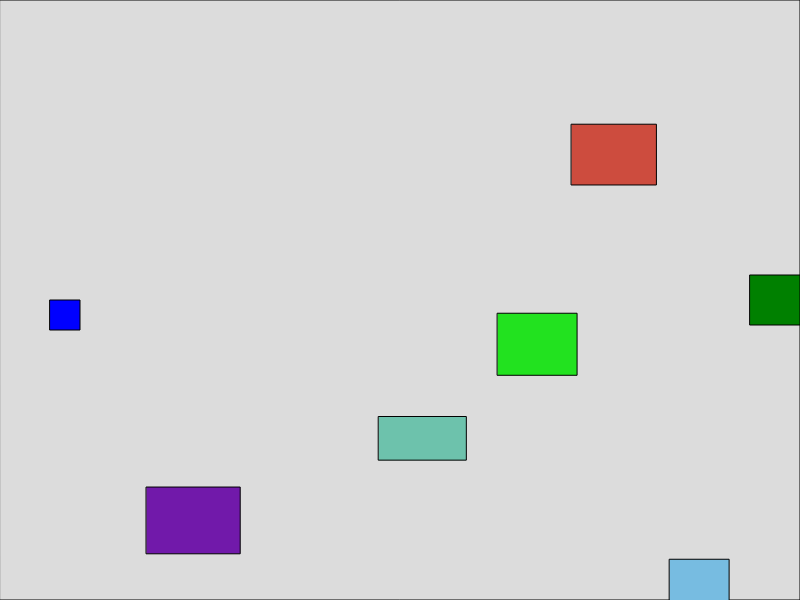
Frame 1 (no input)
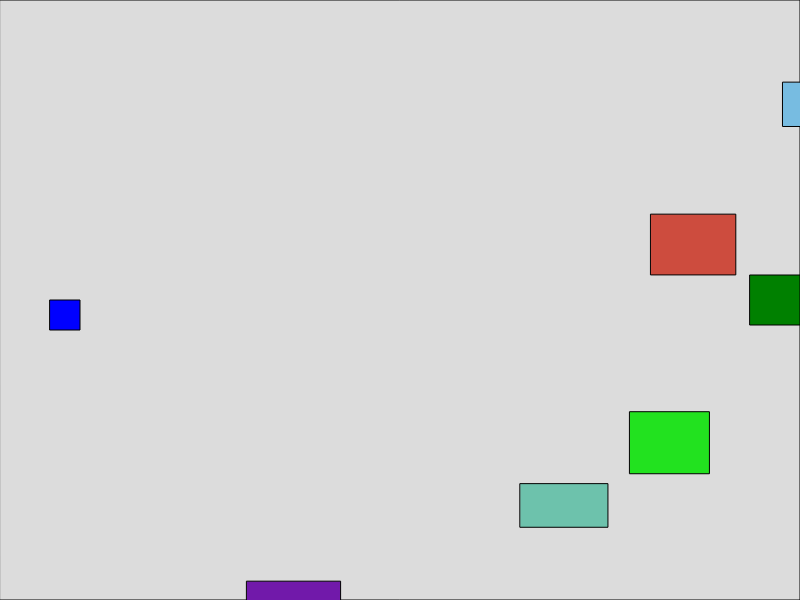
Frame 60 (no input)
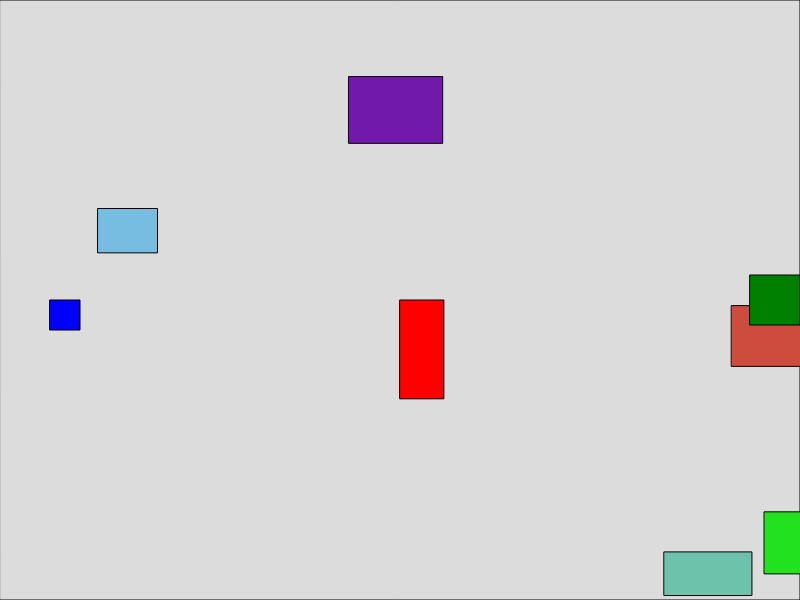
Frame 120 (the mouse pressed at the canvas centre since frame 60)

The p5.js sketch that drew these frames (run headless with seeded random() and noise() and a simulated clock; from frame 60 on, the mouse is pressed at the canvas centre):

// p5.js sketch
// ── sketch.js
let player;
let obstacles = []; // array to hold all moving obstacles
let staticObstacle = null; // store non-moving obstacle
let exitZone;
let winMessage = false;

function setup() {
  createCanvas(800, 600);
  createPlayer(); // initialize player
  createObstacles(5); // create obstacles
  createExit(); // create exit zone
}

function draw() {
  background(220);
  drawBorder(); // generate border
  drawPlayer(); // draw and move player
  moveObstacles(); // move obstacles
  drawStaticObstacle(); // draw static obstacle if placed
  drawExit(); // draw exit
  checkWinCondition(); // check if player won
  displayWinMessage(); // display "you win!" if player wins
}

// create player
function createPlayer() {
  player = {
    x: 50,
    y: height / 2,
    size: 30,
    speed: 5
  };
}

// draw and move player
function drawPlayer() {
  fill('blue');
  rect(player.x, player.y, player.size, player.size);
  movePlayer();
}

// move player using keyboard
function movePlayer() {
  if (keyIsDown(LEFT_ARROW)) player.x -= player.speed;
  if (keyIsDown(RIGHT_ARROW)) player.x += player.speed;
  if (keyIsDown(UP_ARROW)) player.y -= player.speed;
  if (keyIsDown(DOWN_ARROW)) player.y += player.speed;

  // wrap player around screen
  if (player.x > width) player.x = 0;
  if (player.x < 0) player.x = width;
  if (player.y > height) player.y = 0;
  if (player.y < 0) player.y = height;
}

// create obstacles
function createObstacles(num) {
  for (let i = 0; i < num; i++) {
    obstacles.push({
      x: random(width),
      y: random(height),
      w: random(40, 100),
      h: random(40, 100),
      color: color(random(255), random(255), random(255)),
      speedX: random(1, 3),
      speedY: random(1, 3)
    });
  }
}

// move obstacles randomly
function moveObstacles() {
  for (let obs of obstacles) {
    fill(obs.color);
    rect(obs.x, obs.y, obs.w, obs.h);
    obs.x += obs.speedX;
    obs.y += obs.speedY;

    // wrap obstacles around screen
    if (obs.x > width) obs.x = 0;
    if (obs.x < 0) obs.x = width;
    if (obs.y > height) obs.y = 0;
    if (obs.y < 0) obs.y = height;
  }
}

// draw static obstacle on mouse press
function drawStaticObstacle() {
  if (staticObstacle !== null) {
    fill('red');
    rect(staticObstacle.x, staticObstacle.y, staticObstacle.w, staticObstacle.h);
  }
}

// add static obstacle on mouse click
function mousePressed() {
  staticObstacle = {
    x: mouseX,
    y: mouseY,
    w: random(40, 100),
    h: random(40, 100)
  };
}

// create exit zone
function createExit() {
  exitZone = {
    x: width - 50,
    y: height / 2 - 25,
    w: 50,
    h: 50,
    color: 'green'
  };
}

// draw exit zone
function drawExit() {
  fill(exitZone.color);
  rect(exitZone.x, exitZone.y, exitZone.w, exitZone.h);
}

// check if player won
function checkWinCondition() {
  if (player.x > exitZone.x && player.y > exitZone.y && 
      player.x < exitZone.x + exitZone.w && player.y < exitZone.y + exitZone.h) {
    winMessage = true;
    noLoop(); // Stop game loop
  }
}

// display win message
function displayWinMessage() {
  if (winMessage) {
    fill(0);
    textSize(32);
    textAlign(CENTER);
    text("You Win!", width / 2, height / 2);
  }
}

// draw border around screen
function drawBorder() {
  stroke(0);
  noFill();
  rect(0, 0, width, height);
}
